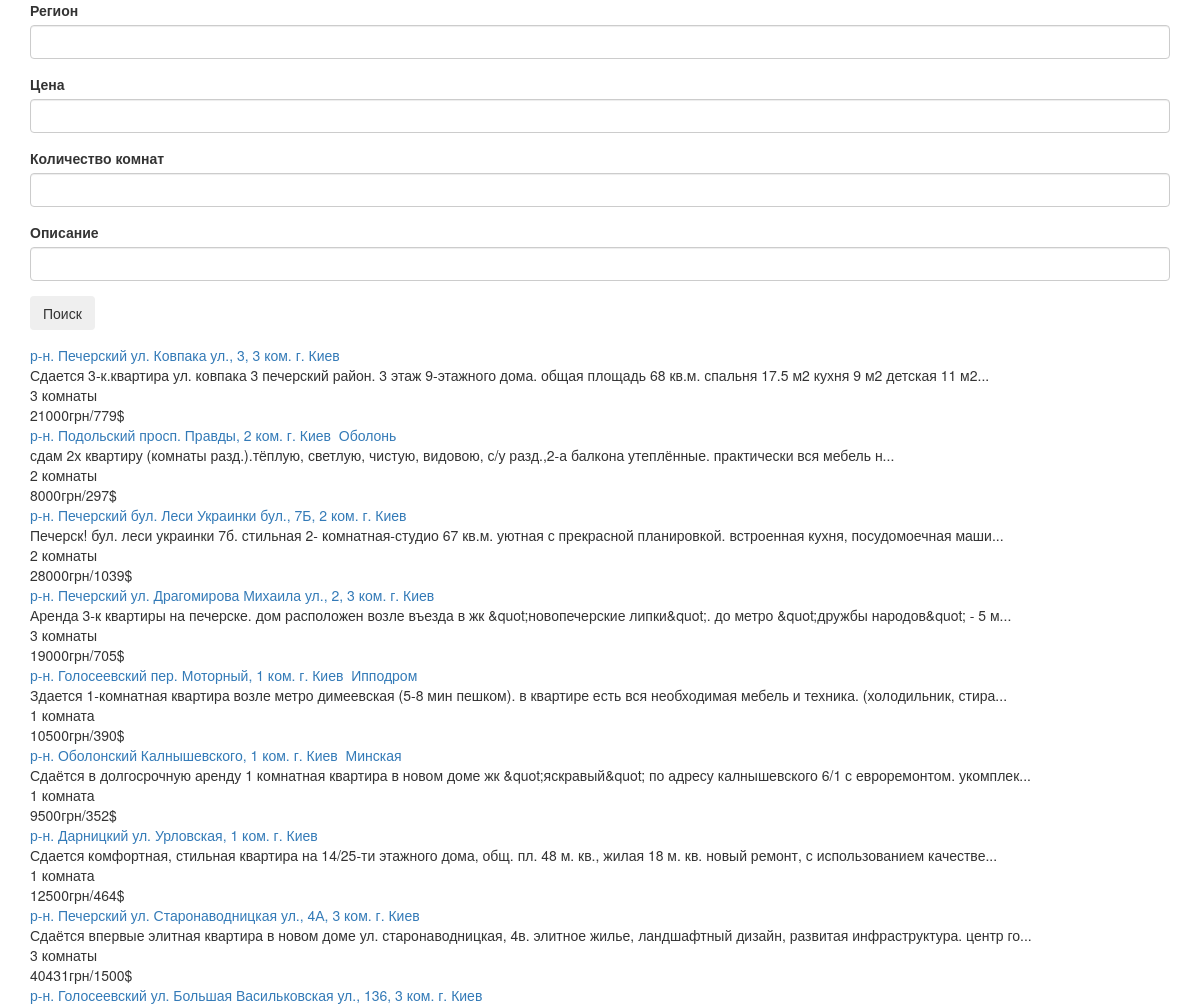
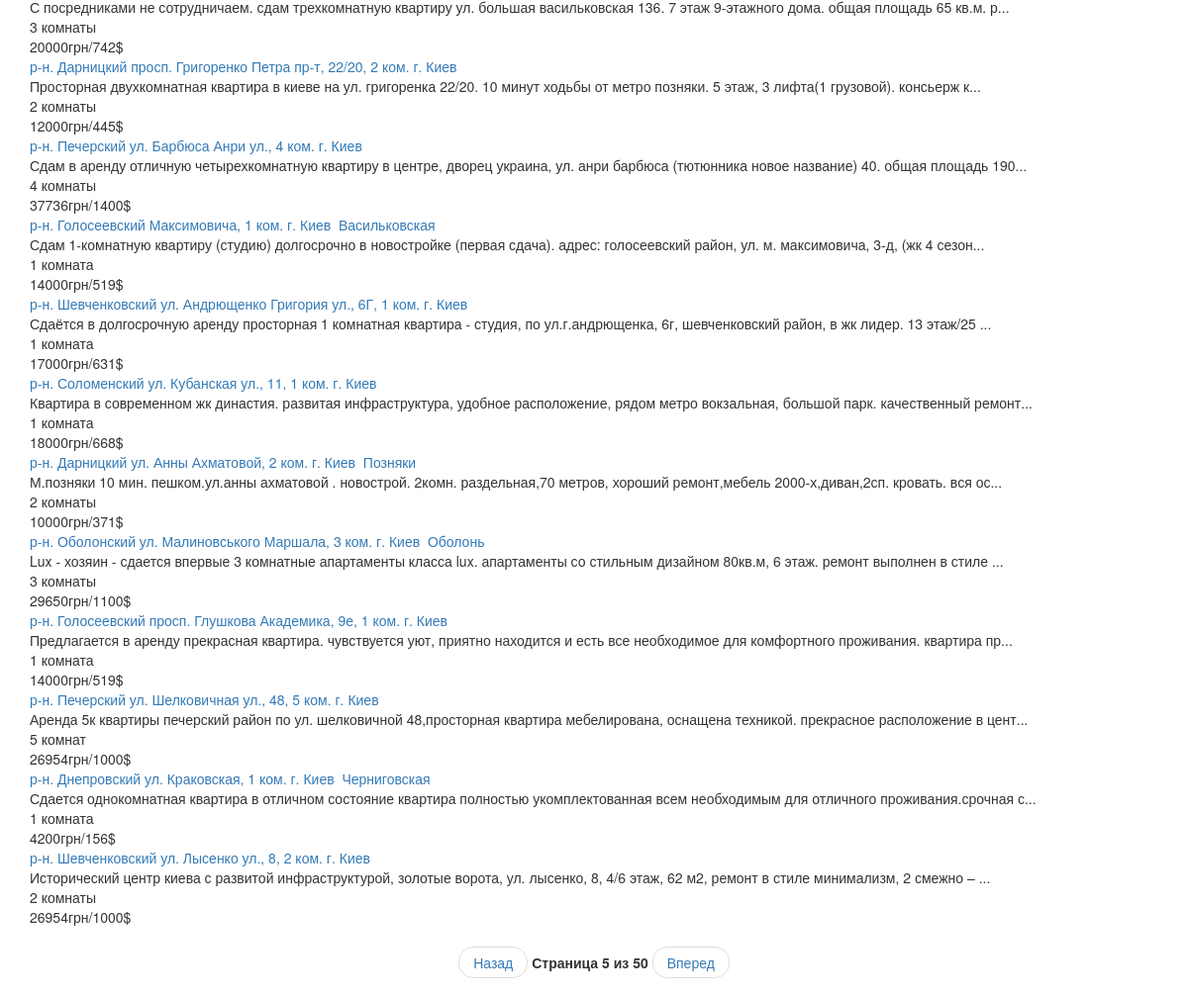
The app's page /?page=5 with its own data (2 pictures, top to bottom).
### tables this page shows
CREATE TABLE articles (
  id integer primary key,
  title text,
  ref text,
  descr text,
  rooms text,
  price text
);

### app.py (the view, shortened to what this page needs)
@app.route('/', methods=['GET', 'POST'])
def home_route():
    global form_vals
    db = art_parser.DBManager('art_parser/articles.db')
    form = SearchForm()
    pg = request.args.get('page', default='1')
    reg, price, pMin, pMax, rooms, desc, pgAmt = form_vals.values()
    if int(pg) < 1:
        pg = '1'
    elif int(pg) > int(pgAmt):
        pg = pgAmt
    data = db.get_data_by(int(pg) - 1, reg=reg, price_min=pMin, price_max=pMax, rooms=rooms, desc=desc)     # y i know about python container unpacking
    return render_template('index.html', price=price, pgAmt=pgAmt, form_vals=form_vals, page=int(pg), data=data, form=form)

### form.py
class SearchForm(FlaskForm):
    region = StringField('Регион', validators=[])
    rooms = IntegerField('Количество комнат', validators=[])
    price = IntegerField('Цена', validators=[])
    descr = StringField('Описание', validators=[])
    submit = SubmitField('Поиск', validators=[])

### art_parser/dbmngr.py (called while the page is built)
    def get_data_by(self, offset, reg='', rooms='', price_min=None, price_max=None, desc=''):
        if price_min is None:   # price_min price_max None or not None simultaneously, one is enough
            price_min = 0
            price_max = 10_000_000_000  # hardcoded value, hope sudden inflation won't break it all :)
        q = """SELECT * FROM articles where
            title like '%' || ? || '%' AND
            (CAST(SUBSTR(price, 0, LENGTH(price) - INSTR(price, ' грн/') - 1) AS INTEGER)
            BETWEEN ? and ?) AND
            SUBSTR(rooms, 0, LENGTH(rooms) - INSTR(rooms, ' к'))  LIKE '%' || ? || '%' AND
            descr like '%' || ? || '%' LIMIT ? OFFSET ?"""
        self.curs.execute(q, (reg, price_min, price_max, rooms, desc, self.recordsPerPage, offset*self.recordsPerPage))
        return self.curs.fetchall()

    def conn_open(self, path):
        self.conn = sqlite3.connect(path)
        self.curs = self.conn.cursor()

### templates/index.html (shortened to what this page needs)
<!DOCTYPE HTML>
<html lang="en-ru">
    <head>
        <link rel="stylesheet" href="https://maxcdn.bootstrapcdn.com/bootstrap/3.4.0/css/bootstrap.min.css">
    </head>
    <body>
        <div class="container">
            <form method="POST" action="">
                <fieldset>
                    <div class="form-group">
                        {{ form.region.label(class='form-control-label') }}
                        {{ form.region(class='form-control form-control-lg', value=form_vals['reg'] if form_vals['reg'] else '') }}
                    </div>
                    <div class="form-group">
                        {{ form.price.label(class='form-control-label') }}
                        {{ form.price(class='form-control form-control-lg', value=form_vals['price'] if form_vals['price'] else '') }}
                    </div>
                    <div class="form-group">
                        {{ form.rooms.label(class='form-control-label') }}
                        {{ form.rooms(class='form-control form-control-lg', value=form_vals['rooms'] if form_vals['rooms'] else '') }}
                    </div>
                    <div class="form-group">
                        {{ form.descr.label(class='form-control-label') }}
                        {{ form.descr(class='form-control form-control-lg', value=form_vals['desc'] if form_vals['desc'] else '') }}
                    </div>
                </fieldset>
                <div class="form-group">
                    {{ form.submit(class='btn btn-outline-info') }}
                </div>
            </form>
        </div>
        <div class="container">
            {% for d in data %}
                <div class="card">
                    <a class="card-title" href="{{ d[2]}}">{{ d[1] }}</a>
                    <div class="card-content">
                        <div class="card-descr">{{ d[3] }}</div>
                        <div class="card-rooms">{{ d[4] }}</div>
                        <div class="card-price">{{ d[5] }}</div>
                    </div>
                </div>
            {% endfor %}
        </div>
        <div class="container">
            <ul class="pager">
                <li><a href="/?page={{ page - 1 }}">Назад</a></li>
                <li><label>Страница {{ page }} из {{ pgAmt }}</label></li>
                <li><a href="/?page={{ page + 1 }}">Вперед</a></li>
            </ul>
        </div>
    </body>
</html>

### records on screen
articles: title "р‑н. Печерский ул. Ковпака ул., 3, 3 ком. г. Киев", descr "Сдается 3-к.квартира ул. ковпака 3 печерский район. 3 этаж 9-этажного дома. общая площадь 68 кв.м. спальня 17.5 м2 кухня 9 м2 детская 11 м2...", rooms "3 комнаты", price "21000грн/779$"
articles: title "р‑н. Подольский просп. Правды, 2 ком. г. Киев Оболонь", descr "сдам 2х квартиру (комнаты разд.).тёплую, светлую, чистую, видовою, с/у разд.,2-а балкона утеплённые. практически вся мебель н...", rooms "2 комнаты", price "8000грн/297$"
articles: title "р‑н. Печерский бул. Леси Украинки бул., 7Б, 2 ком. г. Киев", descr "Печерск! бул. леси украинки 7б. стильная 2- комнатная-студио 67 кв.м. уютная с прекрасной планировкой. встроенная кухня, посудомоечная маши...", rooms "2 комнаты", price "28000грн/1039$"
articles: title "р‑н. Печерский ул. Драгомирова Михаила ул., 2, 3 ком. г. Киев", descr "Аренда 3-к квартиры на печерске. дом расположен возле въезда в жк &quot;новопечерские липки&quot;. до метро &quot;дружбы народов&quot; - 5 м...", rooms "3 комнаты", price "19000грн/705$"
articles: title "р‑н. Голосеевский пер. Моторный, 1 ком. г. Киев Ипподром", descr "Здается 1-комнатная квартира возле метро димеевская (5-8 мин пешком). в квартире есть вся необходимая мебель и техника. (холодильник, стира...", rooms "1 комната", price "10500грн/390$"
articles: title "р‑н. Оболонский Калнышевского, 1 ком. г. Киев Минская", descr "Сдаётся в долгосрочную аренду 1 комнатная квартира в новом доме жк &quot;яскравый&quot; по адресу калнышевского 6/1 с евроремонтом. укомплек...", rooms "1 комната", price "9500грн/352$"
articles: title "р‑н. Дарницкий ул. Урловская, 1 ком. г. Киев", descr "Сдается комфортная, стильная квартира на 14/25-ти этажного дома, общ. пл. 48 м. кв., жилая 18 м. кв. новый ремонт, с использованием качестве...", rooms "1 комната", price "12500грн/464$"
articles: title "р‑н. Печерский ул. Старонаводницкая ул., 4А, 3 ком. г. Киев", descr "Сдаётся впервые элитная квартира в новом доме ул. старонаводницкая, 4в. элитное жилье, ландшафтный дизайн, развитая инфраструктура. центр го...", rooms "3 комнаты", price "40431грн/1500$"
articles: title "р‑н. Голосеевский ул. Большая Васильковская ул., 136, 3 ком. г. Киев", descr "С посредниками не сотрудничаем. сдам трехкомнатную квартиру ул. большая васильковская 136. 7 этаж 9-этажного дома. общая площадь 65 кв.м. р...", rooms "3 комнаты", price "20000грн/742$"
articles: title "р‑н. Дарницкий просп. Григоренко Петра пр-т, 22/20, 2 ком. г. Киев", descr "Просторная двухкомнатная квартира в киеве на ул. григоренка 22/20. 10 минут ходьбы от метро позняки. 5 этаж, 3 лифта(1 грузовой). консьерж к...", rooms "2 комнаты", price "12000грн/445$"
articles: title "р‑н. Печерский ул. Барбюса Анри ул., 4 ком. г. Киев", descr "Сдам в аренду отличную четырехкомнатную квартиру в центре, дворец украина, ул. анри барбюса (тютюнника новое название) 40. общая площадь 190...", rooms "4 комнаты", price "37736грн/1400$"
articles: title "р‑н. Голосеевский Максимовича, 1 ком. г. Киев Васильковская", descr "Сдам 1-комнатную квартиру (студию) долгосрочно в новостройке (первая сдача). адрес: голосеевский район, ул. м. максимовича, 3-д, (жк 4 сезон...", rooms "1 комната", price "14000грн/519$"
articles: title "р‑н. Шевченковский ул. Андрющенко Григория ул., 6Г, 1 ком. г. Киев", descr "Сдаётся в долгосрочную аренду просторная 1 комнатная квартира - студия, по ул.г.андрющенка, 6г, шевченковский район, в жк лидер. 13 этаж/25 ...", rooms "1 комната", price "17000грн/631$"
articles: title "р‑н. Соломенский ул. Кубанская ул., 11, 1 ком. г. Киев", descr "Квартира в современном жк династия. развитая инфраструктура, удобное расположение, рядом метро вокзальная, большой парк. качественный ремонт...", rooms "1 комната", price "18000грн/668$"
articles: title "р‑н. Дарницкий ул. Анны Ахматовой, 2 ком. г. Киев Позняки", descr "М.позняки 10 мин. пешком.ул.анны ахматовой . новострой. 2комн. раздельная,70 метров, хороший ремонт,мебель 2000-х,диван,2сп. кровать. вся ос...", rooms "2 комнаты", price "10000грн/371$"
articles: title "р‑н. Оболонский ул. Малиновського Маршала, 3 ком. г. Киев Оболонь", descr "Lux - хозяин - сдается впервые 3 комнатные апартаменты класса lux. апартаменты со стильным дизайном 80кв.м, 6 этаж. ремонт выполнен в стиле ...", rooms "3 комнаты", price "29650грн/1100$"
articles: title "р‑н. Голосеевский просп. Глушкова Академика, 9е, 1 ком. г. Киев", descr "Предлагается в аренду прекрасная квартира. чувствуется уют, приятно находится и есть все необходимое для комфортного проживания. квартира пр...", rooms "1 комната", price "14000грн/519$"
articles: title "р‑н. Печерский ул. Шелковичная ул., 48, 5 ком. г. Киев", descr "Аренда 5к квартиры печерский район по ул. шелковичной 48,просторная квартира мебелирована, оснащена техникой. прекрасное расположение в цент...", rooms "5 комнат", price "26954грн/1000$"
articles: title "р‑н. Днепровский ул. Краковская, 1 ком. г. Киев Черниговская", descr "Сдается однокомнатная квартира в отличном состояние квартира полностью укомплектованная всем необходимым для отличного проживания.срочная с...", rooms "1 комната", price "4200грн/156$"
articles: title "р‑н. Шевченковский ул. Лысенко ул., 8, 2 ком. г. Киев", descr "Исторический центр киева с развитой инфраструктурой, золотые ворота, ул. лысенко, 8, 4/6 этаж, 62 м2, ремонт в стиле минимализм, 2 смежно – ...", rooms "2 комнаты", price "26954грн/1000$"

### other values on screen
{{ page }} "5"
{{ pgAmt }} "50"
